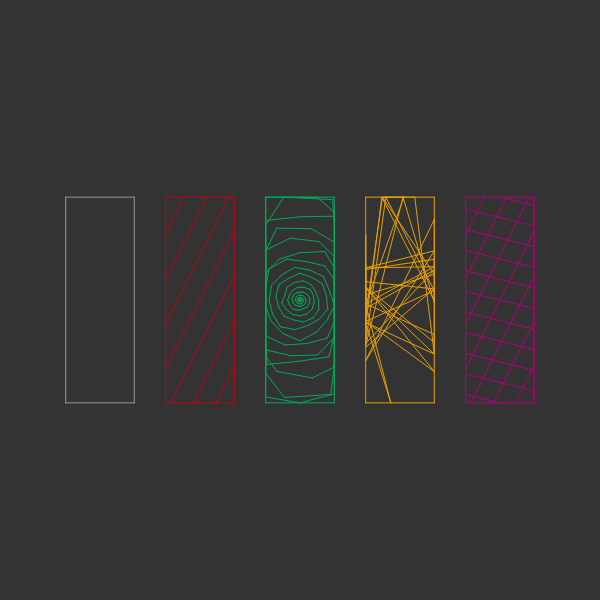
Frame 1 (no input)
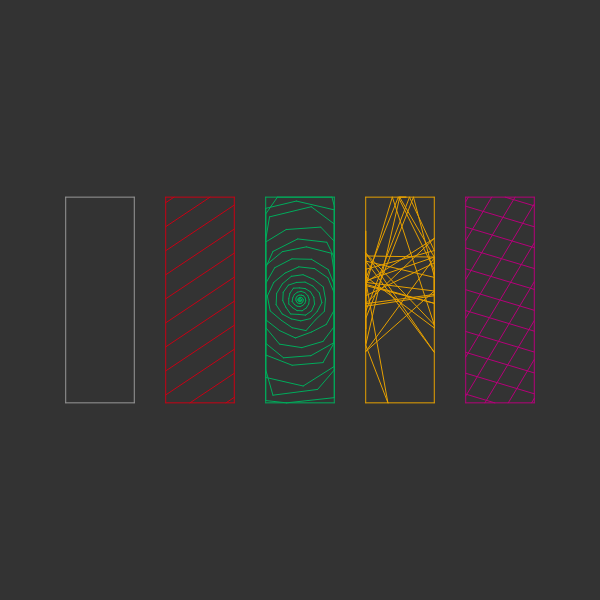
Frame 60 (no input)
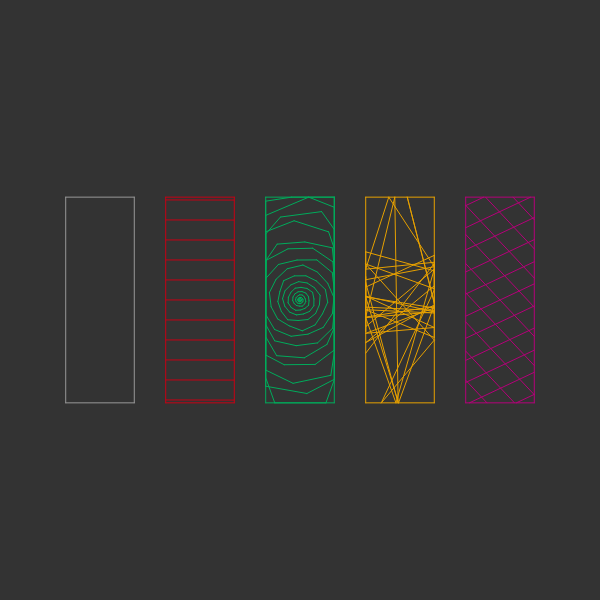
Frame 120 (the mouse pressed at the canvas centre since frame 60)

The p5.js sketch that drew these frames (run headless with seeded random() and noise() and a simulated clock; from frame 60 on, the mouse is pressed at the canvas centre):

// p5.js sketch
// ── sketch.js
const boxTypes = {
  normal: 0,
  stripes: 1,
  spiral: 2,
  bubbles: 3,
  rect: 4,
  mess: 5
};

class Box {
  constructor(opts) {
    opts = opts || {};
    this.pos = createVector(opts.x || 0, opts.y || 0);
    this.size = createVector(opts.w || 1, opts.h || 1);
    
    this.type = opts.type || boxTypes.normal;
    
    this.color = opts.color || color(0);
    this.outline = opts.outline == undefined ? true : opts.outline;
    
    this.stripesNormal = createVector(1, 0.5);
    this.stripesDist = opts.stripesDist || 20;
    
    this.makeLines();
    
    this.bubbles = [];
  }
  
  makeLines() {
    let x = this.pos.x, y = this.pos.y, w = this.size.x / 2, h = this.size.y / 2;
    this.lines = [
      createVector(x - w, y - h), createVector(x + w, y - h),
      createVector(x - w, y - h), createVector(x - w, y + h),

      createVector(x + w, y - h), createVector(x + w, y + h),
      createVector(x - w, y + h), createVector(x + w, y + h)];
  }
  containsPoint(px, py) {
    let x = this.pos.x, y = this.pos.y, w = this.size.x / 2, h = this.size.y / 2;
    return (px > x - w && px < x + w && py > y - h && py < y + h);
  }
  containsBox(box) {
    let x = box.pos.x, y = box.pos.y, w = box.size.x / 2, h = box.size.y / 2;
    let count = 0;
    count += this.containsPoint(x - w, y - h) ? 1 : 0;
    count += this.containsPoint(x + w, y - h) ? 1 : 0;
    count += this.containsPoint(x + w, y + h) ? 1 : 0;
    count += this.containsPoint(x - w, y + h) ? 1 : 0;
    return count;
  }
  
  intersects(a, b) {
    let points = [];
    for(let i = 0; i < this.lines.length; i += 2) {
      let point = lineIntersect(a, b, this.lines[i], this.lines[i + 1]);
      if(point) points.push(point);
    }
    return points;
  }
  
  
  drawLineInside(start, normal) {
    let tangent = normal.copy();
    tangent.x = tangent.y;
    tangent.y = -normal.x;
    tangent.setMag(this.size.y * 3);
    tangent.add(start);
    let p = this.intersects(start, tangent);
      
    tangent.sub(start);
    tangent.mult(-1);
    tangent.add(start);
    let p2 = this.intersects(start, tangent);
    if(p.length > 0 && p2.length > 0) {
      line(p[0].x, p[0].y, p2[0].x, p2[0].y);
      return true;
    } else if(p.length > 1) {
      line(p[0].x, p[0].y, p[1].x, p[1].y);
      return true;
    } else if(p2.length > 1) {
      line(p2[0].x, p2[0].y, p2[1].x, p2[1].y);
      return true;
    }
    return false;
  }
  drawStripes(normal, distance) {
      let drawn = true;
      let currentStart = this.pos.copy();
      let move = normal.copy();
      move.setMag(distance)
      while(drawn == true) {
        drawn = this.drawLineInside(currentStart, normal);
        currentStart.add(move);
      }
      drawn = true;
      currentStart = this.pos.copy();
      move.mult(-1);
      currentStart.add(move);
      while(drawn == true) {
        drawn = this.drawLineInside(currentStart, normal);
        currentStart.add(move);
      }
  }
  
  draw() {
    stroke(this.color);
    let x = this.pos.x, y = this.pos.y, w = this.size.x / 2, h = this.size.y / 2;
    strokeWeight(1)
    if(this.outline) {
      for(let i = 0; i < this.lines.length; i += 2){
        line(this.lines[i].x, this.lines[i].y, this.lines[i + 1].x, this.lines[i + 1].y);
      }
    } 
    if(this.type == boxTypes.stripes) {
      //while()
      this.drawStripes(this.stripesNormal, this.stripesDist);
      /*
      let n2 = this.stripesNormal.copy();
      n2.x = this.stripesNormal.y;
      n2.y = -this.stripesNormal.x * 2;
      this.drawStripes(n2, this.stripesDist);*/
      //let p = lineIntersect(this.pos, tangent, )
    } else if(this.type == boxTypes.spiral) {
      let startDist = 1;
      let endDist = this.pos.dist(this.lines[0]) * 1.3;
      let steps = 200;
      let rots = 15;
      let lastPos;
      let noiseScl = 300;
      let anim = floor(frameCount * 0.2) * 0.1
      for(let i = 0; i < steps; i++) {
        let n = i / steps;
        let n2 = 1 - noise(Math.pow(n, 2) * noiseScl, anim) * 0.3;
        let dist = startDist + Math.pow(n, 2) * (endDist - startDist) * n2;
        let a = n * Math.PI * 2 * rots + anim / 10;
        let pos = createVector(Math.cos(a), Math.sin(a));
        pos.mult(dist);
        pos.add(this.pos);
        this.constrict(pos);
        if(lastPos) {
          line(pos.x, pos.y, lastPos.x, lastPos.y);
        }
        lastPos = pos;
      }
    } else if(this.type == boxTypes.bubbles) {
      
    } else if(this.type == boxTypes.rect) {
      this.drawStripes(this.stripesNormal, this.stripesDist);
      let n2 = this.stripesNormal.copy();
      n2.x = this.stripesNormal.y;
      n2.y = -this.stripesNormal.x * 2;
      this.drawStripes(n2, this.stripesDist);
    } else if(this.type == boxTypes.mess) {
      strokeWeight(1)
      let lineNum = 50;
      let oldP;
      let scl = 100;
      let anim = frameCount * 0.02
      for(let i = 0; i < lineNum; i++) {
        let lineIndex = floor(noise(i * scl, floor(anim * 0.5)) * this.lines.length / 2) * 2;
        let p = p5.Vector.lerp(this.lines[lineIndex], this.lines[lineIndex + 1], noise(i * scl, 1000 + anim));
        if(oldP) line(p.x, p.y, oldP.x, oldP.y);
        oldP = p;
      }
    }
  }
  constrict(p) {
    let x = this.pos.x, y = this.pos.y, w = this.size.x / 2, h = this.size.y / 2;
    p.x = Math.max(p.x, x - w);
    p.x = Math.min(p.x, x + w);
    p.y = Math.max(p.y, y - h);
    p.y = Math.min(p.y, y + h);
  }
}

let numBoxes = 5;
let boxes = [];
let types = [boxTypes.normal, boxTypes.stripes, boxTypes.spiral, boxTypes.mess, boxTypes.rect];
let colors;
let stripeBox, spiralBox

function setup() {
  createCanvas(600, 600);
  colors = [color(151), color(200, 0, 20), color(0, 171, 91), color(230, 160, 0), color(181, 0, 121)];
  for(let i = 0; i < numBoxes; i++) {
    let x = (i + 1) / (numBoxes + 1) * width;
    let w = width / (numBoxes + 2) * 0.8;
    box = new Box({x: x, y: height / 2, w: w, h: w * 3, type: types[Math.min(i, types.length - 1)], color: colors[Math.min(i, colors.length - 1)]});
    boxes.push(box);
  }
  
}

function draw() {
  background(51);
  
  for(let box of boxes) {
    box.draw();
    
    if(!mouseIsPressed) {
    let nX = box.pos.x - mouseX;
    let nY = box.pos.y - mouseY;
    let normal = createVector(nX, nY);
    normal.normalize();
    box.stripesNormal = normal;
    } else {
      box.stripesNormal.rotate(0.01);
    }
  }
  
}

var lineIntersect = (a, b, c, d)=> {
    let x1 = a.x, y1 = a.y, x2 = b.x, y2 = b.y, x3 = c.x, y3 = c.y, x4 = d.x, y4 = d.y;
    var a_dx = x2 - x1;
    var a_dy = y2 - y1;
    var b_dx = x4 - x3;
    var b_dy = y4 - y3;
    var s = (-a_dy * (x1 - x3) + a_dx * (y1 - y3)) / (-b_dx * a_dy + a_dx * b_dy);
    var t = (+b_dx * (y1 - y3) - b_dy * (x1 - x3)) / (-b_dx * a_dy + a_dx * b_dy);
    if (s >= 0 && s <= 1 && t >= 0 && t <= 1) {
      return createVector(x1 + t * (x2 - x1), y1 + t * (y2 - y1));
    }
  return false;
}
